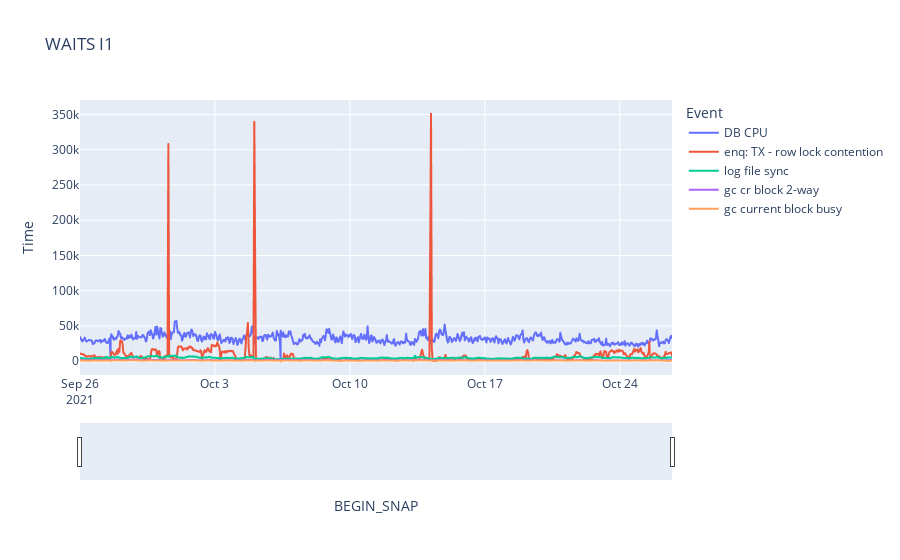

The cell this chart's notebook holds for it:
### Markdown cell above
## FG WAITS INSTANCE

### Code cell
import pandas as pd
import plotly.express as px
df = pd.read_csv('https://raw.githubusercontent.com/unpetee/getocidisks/master/top_waits.csv')
df['BEGIN_SNAP']= pd.to_datetime(df['BEGIN_SNAP'],format="%d/%m/%Y %H:%M")
fig = px.line(df, x = 'BEGIN_SNAP', y = 'Time',color='Event', title='WAITS I1')
fig.update_xaxes(rangeslider_visible=True)
fig.show()

### Figure 1 — Plotly figure (JSON) as saved in the notebook; plotly's stock layout.template omitted (floating-point values rounded to 4 significant figures; data arrays with more than 128 entries replaced by an {"elided": "..."} marker saying what was removed)
{"data": [{"hovertemplate": "Event=DB CPU<br>BEGIN_SNAP=%{x}<br>Time=%{y}<extra></extra>", "legendgroup": "DB CPU", "line": {"color": "#636efa", "dash": "solid"}, "marker": {"symbol": "circle"}, "mode": "lines", "name": "DB CPU", "showlegend": true, "type": "scattergl", "x": {"elided": "741 str values"}, "xaxis": "x", "y": {"elided": "741 float values"}, "yaxis": "y"}, {"hovertemplate": "Event=enq: TX - row lock contention<br>BEGIN_SNAP=%{x}<br>Time=%{y}<extra></extra>", "legendgroup": "enq: TX - row lock contention", "line": {"color": "#EF553B", "dash": "solid"}, "marker": {"symbol": "circle"}, "mode": "lines", "name": "enq: TX - row lock contention", "showlegend": true, "type": "scattergl", "x": {"elided": "741 str values"}, "xaxis": "x", "y": {"elided": "741 float values"}, "yaxis": "y"}, {"hovertemplate": "Event=log file sync<br>BEGIN_SNAP=%{x}<br>Time=%{y}<extra></extra>", "legendgroup": "log file sync", "line": {"color": "#00cc96", "dash": "solid"}, "marker": {"symbol": "circle"}, "mode": "lines", "name": "log file sync", "showlegend": true, "type": "scattergl", "x": {"elided": "741 str values"}, "xaxis": "x", "y": {"elided": "741 float values"}, "yaxis": "y"}, {"hovertemplate": "Event=gc cr block 2-way<br>BEGIN_SNAP=%{x}<br>Time=%{y}<extra></extra>", "legendgroup": "gc cr block 2-way", "line": {"color": "#ab63fa", "dash": "solid"}, "marker": {"symbol": "circle"}, "mode": "lines", "name": "gc cr block 2-way", "showlegend": true, "type": "scattergl", "x": {"elided": "741 str values"}, "xaxis": "x", "y": {"elided": "741 float values"}, "yaxis": "y"}, {"hovertemplate": "Event=gc current block busy<br>BEGIN_SNAP=%{x}<br>Time=%{y}<extra></extra>", "legendgroup": "gc current block busy", "line": {"color": "#FFA15A", "dash": "solid"}, "marker": {"symbol": "circle"}, "mode": "lines", "name": "gc current block busy", "showlegend": true, "type": "scattergl", "x": {"elided": "741 str values"}, "xaxis": "x", "y": {"elided": "741 float values"}, "yaxis": "y"}], "layout": {"legend": {"title": {"text": "Event"}, "tracegroupgap": 0}, "title": {"text": "WAITS I1"}, "xaxis": {"anchor": "y", "domain": [0, 1], "rangeslider": {"visible": true}, "title": {"text": "BEGIN_SNAP"}}, "yaxis": {"anchor": "x", "domain": [0, 1], "title": {"text": "Time"}}}}
